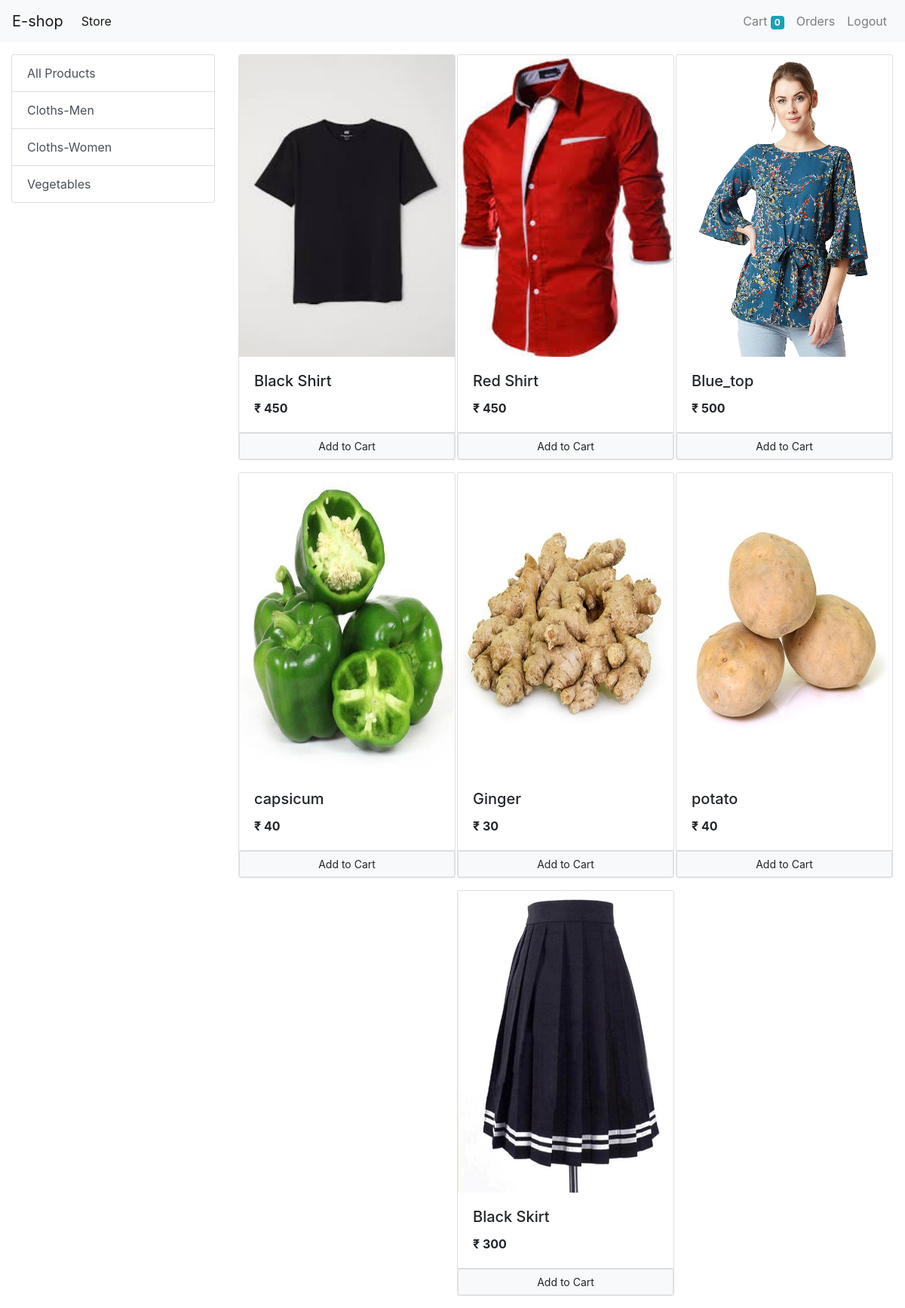
The page / (signed in) on the database its author committed.
### store/models/category.py (models this page shows, shortened)
class Category(models.Model):
    name=models.CharField(max_length=50)
    @staticmethod
    def get_all_categories():
        return Category.objects.all()

### store/models/product.py (models this page shows, shortened)
class Product(models.Model):
    name=models.CharField(max_length=50)
    price=models.IntegerField(default=0)
    category=models.ForeignKey(Category,on_delete=models.CASCADE,default=1)
    description=models.CharField(max_length=200,default='')
    image=models.ImageField(upload_to='uploads/products/')
    @staticmethod
    def get_all_products():
        return Product.objects.all()

### store/views/home.py (the view, shortened to what this page needs)
# urls.py: path('',Index.as_view(),name='homepage'),
class Index(View):
    def get(self,request):
        cart=request.session.get('cart')
        if not cart:
            request.session['cart']={}
        categories=Category.get_all_categories()
        products=None
        categoryID=request.GET.get('category')
        if categoryID:
            products=Product.get_all_products_by_categoryid(categoryID)
        else:
            products=Product.get_all_products()
        data={}
        data['products']=products
        data['categories']=categories
        print('you are:' , request.session.get('email'))
        return render(request,'index.html',data)

### store/templatetags/cart.py (called while the page is built)
@register.filter(name='is_in_cart')
def is_in_cart(product,cart):
    keys=cart.keys()
    for id in keys:
        if int(id)==product.id:
            return True
    return False;

### store/templates/index.html (shortened to what this page needs)
{% extends 'base.html' %}
  {% block content %}
  {% load cart %}
  <div class="container-fluid mt-3">
        <div class="row">
          <div class="col-lg-3 mx-auto">
            <div class="list-group">
              <a href="/" class="list-group-item list-group-item-action ">All Products</a>
             {% for category in categories %}
              <a href="/?category={{category.id}}" class="list-group-item list-group-item-action ">{{category.name}}</a>
             {% endfor %}
            </div>
          </div>
          <div id="products" class="col-lg-9 mx-auto">
            <div class="row mx-auto">
              {% for product in products %}
              <div id='{{product.id}}' class="card mx-auto mb-3" style="width: 18rem;">
                    <img height="400px" src=" {{product.image.url}}" class="card-img-top" alt="...">
                  <div class="card-body">
                    <h5 class="card-title">{{product.name}}</h5>
                    <p class="card-text"><b>&#8377; {{product.price}}</b></p>
                  </div>
                  <div class="card-footer no-gutters p-0">
                    {% if product|is_in_cart:request.session.cart %}
                    <div class="row no-gutters">
                      <form action="/#{{product.id}}" method="post" class="col-2">
                        {% csrf_token %}
                        <input hidden type="text" name='product' value='{{product.id}}'>
                        <input hidden type="text" name='remove' value='True'>
                        <input type="submit" value=" - " class=" btn btn-block btn-light border-left" >
                      </form>
                      <div class="text-center col">{{product|cart_quantity:request.session.cart}} in Cart</div>
                      <form action="/#{{product.id}}" method="post" class="col-2">
                        {% csrf_token %}
                        <input hidden type="text" name='product' value='{{product.id}}'>
                        <input type="submit" value=" + " class=" btn btn-block btn-light border-left" >
                      </form>
                    </div>
                    {% else %}
                  <form action="/#{{product.id}}" method="POST" class="btn-block">
                    <input type="submit" class="float-right btn btn-light btn-block border btn-sm form-control" value="Add to Cart">
                  </form>
                  {% endif %}
                  </div>
                </div>
                {% endfor %}
              </div>
          </div>
        </div>
    </div>
   {% endblock %}

### rows shown on the page
Category: name "Cloths-Men"
Category: name "Cloths-Women"
Category: name "Vegetables"
Product: image (picture), name "Black Shirt", price "450"
Product: image (picture), name "Red Shirt", price "450"
Product: image (picture), name "Blue_top", price "500"
Product: image (picture), name "capsicum", price "40"
Product: image (picture), name "Ginger", price "30"
Product: image (picture), name "potato", price "40"
Product: image (picture), name "Black Skirt", price "300"

### other values the page prints
{{ request.session.cart.keys|length }} "0"
